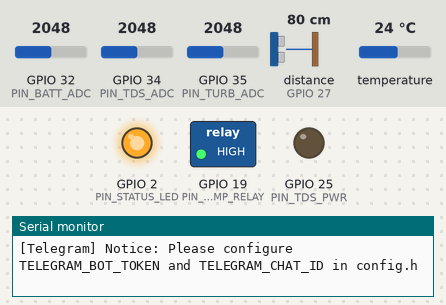
A sketch run on a simulated ESP32. Parts: switched loads named in the sketch (green lamp = pin HIGH), output pins drawn as LEDs (lit = HIGH), the last lines printed to the serial monitor. Wiring (inferred from the names in the program): ultrasonic range finder: trigger GPIO 26; echo GPIO 27. The test bench sets the inputs (shaded band); at power-on: distance to the obstacle (sensor on GPIO 27) 80 cm, GPIO 32 (PIN_BATT_ADC) = 2048, GPIO 34 (PIN_TDS_ADC) = 2048, GPIO 35 (PIN_TURB_ADC) = 2048, temperature 24 °C. The echo pulse lasts 58.3 µs per cm; WiFi joins after 1.5 s; servers stay silent unless stated; pins used as bus, display or sensor lines are not drawn.

Above: at 5.29 s.
5.3 s: distance to the obstacle (sensor on GPIO 27) set to 66 cm
At 8.7 s:
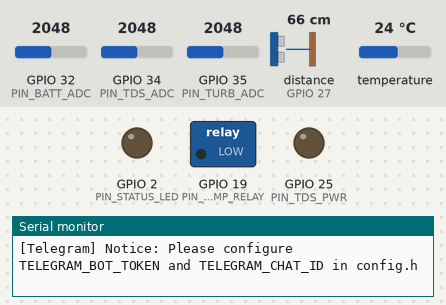
8.8 s: distance to the obstacle (sensor on GPIO 27) set to 120 cm
At 11.9 s:
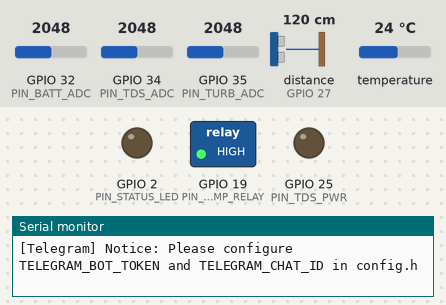
15.7 s: distance to the obstacle (sensor on GPIO 27) set to 35 cm
At 19.6 s:
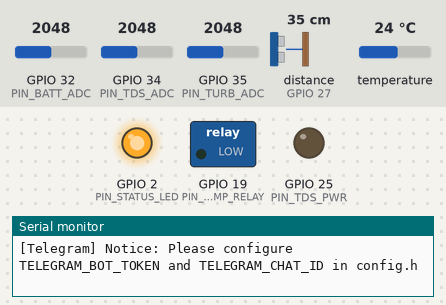
Timing chart, 0 to 27.5 s (numbered marks = the images above; inputs shaded):
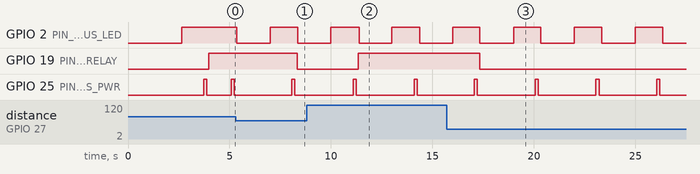

The sketch:

UnderGroundWaterManagement_Main.ino
```cpp
/*
 * ============================================================================
 * 💧 Underground Water Management: Autonomous Groundwater Depletion & Quality Predictor
 * InnovateX: The Future Habitats Challenge | Techfest, IIT Bombay
 *
 * Board: ESP32 DevKit (30/38 pin)
 * Core Architecture:
 *   1. Multi-Sensor Data Acquisition (Ultrasonic, TDS, Turbidity, DS18B20, Battery)
 *   2. Dual Temperature Compensation (Speed of Sound + TDS Conductivity)
 *   3. Outlier Rejection via Insertion-Sort Median Filters
 *   4. Edge Analytics: Least-Squares Drawdown Rate (cm/day) & Days-to-Dry
 *   5. Pump Dry-Run Protection: Automated Relay Interlock Cutoff
 *   6. Secure Telegram Bot Emergency Alerts (Direct HTTPS)
 *   7. Embedded Real-time Glassmorphism Web Dashboard (/ and /api/data)
 *   8. Arduino Serial Plotter Multi-Stream Output
 *   9. Deep Sleep Support for 100% Off-Grid Solar Autonomy
 * ============================================================================
 */

#include <Arduino.h>
#include <WiFi.h>
#include <WiFiClientSecure.h>
#include <WebServer.h>
#include <OneWire.h>
#include <DallasTemperature.h>

#include "config.h"
#include "web_dashboard.h"

// ----------------------------------------------------------------------------
// PERSISTENT RTC MEMORY (Preserved during Deep Sleep & Soft Resets)
// ----------------------------------------------------------------------------
#define MAX_HISTORY 48
RTC_DATA_ATTR float rtc_distHistory[MAX_HISTORY];
RTC_DATA_ATTR int   rtc_historyCount = 0;
RTC_DATA_ATTR uint32_t rtc_bootCount = 0;
RTC_DATA_ATTR unsigned long rtc_lastAlertDepletion = 0;
RTC_DATA_ATTR unsigned long rtc_lastAlertQuality   = 0;
RTC_DATA_ATTR unsigned long rtc_lastAlertBattery   = 0;

// ----------------------------------------------------------------------------
// GLOBAL OBJECTS & STATE
// ----------------------------------------------------------------------------
OneWire oneWire(PIN_DS18B20);
DallasTemperature tempSensor(&oneWire);
WebServer server(80);

struct SensorReadings {
  float waterTempC;
  float distanceCm;
  float waterColumnCm;
  float tdsPpm;
  float clarityPct;
  float batteryVolts;
  int   batteryPct;
  float depletionRateCmPerDay;
  float daysToDry;
  bool  pumpRelayOn;
  bool  isValidDistance;
};

SensorReadings g_readings;
bool g_manualPumpOverride = false;
unsigned long g_lastSampleTime = 0;

// ============================================================================
// HELPER: MEDIAN FILTER (Insertion Sort)
// ============================================================================
float calculateMedian(float arr[], int n) {
  float temp[32];
  if (n > 32) n = 32;
  for (int i = 0; i < n; i++) temp[i] = arr[i];

  for (int i = 1; i < n; i++) {
    float key = temp[i];
    int j = i - 1;
    while (j >= 0 && temp[j] > key) {
      temp[j + 1] = temp[j];
      j--;
    }
    temp[j + 1] = key;
  }
  return (n % 2 == 0) ? ((temp[n / 2 - 1] + temp[n / 2]) / 2.0f) : temp[n / 2];
}

// ============================================================================
// SENSOR ACQUISITION MODULES
// ============================================================================

// 1. DS18B20 Temperature Acquisition
float readWaterTemperature() {
  tempSensor.requestTemperatures();
  float t = tempSensor.getTempCByIndex(0);
  if (t == DEVICE_DISCONNECTED_C || t < -20.0f || t > 85.0f) {
    Serial.println(F("[DS18B20] Warning: Sensor disconnected or error. Falling back to 25.0°C."));
    return 25.0f;
  }
  return t;
}

// 2. JSN-SR04T Ultrasonic Level Measurement with Speed-of-Sound Compensation
float readUltrasonicDistance(float ambientTempC, bool &isValid) {
  // Speed of sound compensation formula (m/s -> cm/us)
  float speedOfSound = 331.3f + (0.606f * ambientTempC); // in m/s
  float speedCmPerUs = (speedOfSound * 100.0f) / 1000000.0f;

  float samples[7];
  int validCount = 0;

  for (int i = 0; i < 7; i++) {
    digitalWrite(PIN_TRIG, LOW);
    delayMicroseconds(4);
    digitalWrite(PIN_TRIG, HIGH);
    delayMicroseconds(12);
    digitalWrite(PIN_TRIG, LOW);

    // Timeout: 35ms (~600 cm round trip limit)
    unsigned long duration = pulseIn(PIN_ECHO, HIGH, 35000);
    if (duration > 0) {
      float dist = (duration * speedCmPerUs) / 2.0f;
      // Filter out blind zone (< 20 cm) and out-of-range (> 600 cm)
      if (dist >= 20.0f && dist <= 600.0f) {
        samples[validCount++] = dist;
      }
    }
    delay(40);
  }

  if (validCount >= 3) {
    isValid = true;
    return calculateMedian(samples, validCount);
  } else {
    isValid = false;
    Serial.println(F("[Ultrasonic] Warning: Insufficient valid echoes. Check probe alignment or blind zone!"));
    return (validCount > 0) ? samples[0] : 0.0f;
  }
}

// 3. Analog TDS Probe with GPIO Power Gating (Anti-Electrolysis)
float readTds(float waterTempC) {
  // Turn ON switched power rail to the TDS module
  digitalWrite(PIN_TDS_PWR, HIGH);
  delay(50); // Settling delay for analog frontend

  float samples[20];
  for (int i = 0; i < 20; i++) {
    samples[i] = (float)analogReadMilliVolts(PIN_TDS_ADC) / 1000.0f; // in Volts
    delay(5);
  }

  // Turn OFF power immediately to prevent galvanic copper corrosion
  digitalWrite(PIN_TDS_PWR, LOW);

  float rawVoltage = calculateMedian(samples, 20);

  // Temperature compensation (standard reference 25 °C, ~2% per °C)
  float compensationCoefficient = 1.0f + 0.02f * (waterTempC - 25.0f);
  float compensatedVoltage = rawVoltage / compensationCoefficient;

  // Standard Gravity TDS polynomial curve:
  float tdsPpm = (133.42f * pow(compensatedVoltage, 3)
                 - 255.86f * pow(compensatedVoltage, 2)
                 + 857.39f * compensatedVoltage) * 0.5f * TDS_CAL_FACTOR;

  if (tdsPpm < 0.0f) tdsPpm = 0.0f;
  return tdsPpm;
}

// 4. Analog Turbidity Sensor with Relative Clarity Calculation
float readClarityPercentage() {
  float samples[15];
  for (int i = 0; i < 15; i++) {
    samples[i] = (float)analogReadMilliVolts(PIN_TURB_ADC) / 1000.0f; // in Volts
    delay(4);
  }
  float pinVoltage = calculateMedian(samples, 15);

  // Reconstruct module output voltage through voltage divider
  float moduleVoltage = pinVoltage * TURBIDITY_DIVIDER_RATIO;

  // Clarity percentage relative to clean benchmark water
  float clarity = (moduleVoltage / TURBIDITY_CLEAN_VOLTAGE) * 100.0f;
  if (clarity > 100.0f) clarity = 100.0f;
  if (clarity < 0.0f)   clarity = 0.0f;

  return clarity;
}

// 5. Battery Voltage Sense via 100k/100k Divider
float readBatteryVoltage(int &batteryPercent) {
  float samples[15];
  for (int i = 0; i < 15; i++) {
    samples[i] = (float)analogReadMilliVolts(PIN_BATT_ADC) / 1000.0f;
    delay(3);
  }
  float pinVoltage = calculateMedian(samples, 15);
  float battVolts = pinVoltage * BATTERY_DIVIDER_RATIO;

  // Approximate Li-ion state of charge: 3.3V (0%) to 4.2V (100%)
  float pct = ((battVolts - 3.30f) / (4.20f - 3.30f)) * 100.0f;
  if (pct > 100.0f) pct = 100.0f;
  if (pct < 0.0f)   pct = 0.0f;
  batteryPercent = (int)pct;

  return battVolts;
}

// ============================================================================
// EDGE ANALYTICS: TREND & DAYS-TO-DRY PREDICTION
// ============================================================================
void pushDistanceReading(float dist) {
  if (rtc_historyCount < MAX_HISTORY) {
    rtc_distHistory[rtc_historyCount++] = dist;
  } else {
    // Shift left to maintain rolling window
    for (int i = 0; i < MAX_HISTORY - 1; i++) {
      rtc_distHistory[i] = rtc_distHistory[i + 1];
    }
    rtc_distHistory[MAX_HISTORY - 1] = dist;
  }
}

void computeDepletionAnalytics(float currentDist, float &rateCmPerDay, float &daysToDry) {
  if (rtc_historyCount < 2) {
    rateCmPerDay = 0.0f;
    daysToDry = 999.0f;
    return;
  }

  // Least Squares Linear Regression: y = a + b * x
  // In DEMO_MODE: readings are taken every few seconds. We scale the delta
  // so judges can observe instantaneous drawdown velocity when water is drained!
  float sumX = 0, sumY = 0, sumXY = 0, sumXX = 0;
  int n = rtc_historyCount;

  for (int i = 0; i < n; i++) {
    float x = (float)i;
    float y = rtc_distHistory[i];
    sumX += x;
    sumY += y;
    sumXY += x * y;
    sumXX += x * x;
  }

  float slope = (n * sumXY - sumX * sumY) / (n * sumXX - sumX * sumX + 0.0001f);

  if (DEMO_MODE) {
    // In demo mode: scale slope (cm/sample) to simulated cm/day
    rateCmPerDay = slope * 20.0f;
  } else {
    // In field mode: samples are 30 mins apart (48 samples = 1 day)
    rateCmPerDay = slope * 48.0f;
  }

  // If level is dropping (slope > 0, distance increasing)
  if (rateCmPerDay > 0.5f) {
    float remainingDistance = PUMP_INTAKE_DEPTH_CM - currentDist;
    if (remainingDistance > 0.0f) {
      daysToDry = remainingDistance / rateCmPerDay;
    } else {
      daysToDry = 0.0f; // Water already at or below pump intake!
    }
  } else {
    rateCmPerDay = 0.0f;
    daysToDry = 999.0f; // Stable or recharging
  }
}

// ============================================================================
// HARDWARE PUMP INTERLOCK (Automatic Dry-Run Cutoff)
// ============================================================================
void updatePumpRelayState(float distance, float waterColumn) {
  // If water level drops below pump intake or water column drops below safety reserve:
  bool emergencyCutoff = (distance >= PUMP_INTAKE_DEPTH_CM) || (waterColumn <= MIN_RESERVE_COLUMN_CM);

  if (emergencyCutoff || g_manualPumpOverride) {
    // Trip relay: Cut pump power (Active LOW relay -> set HIGH to disconnect)
    digitalWrite(PIN_PUMP_RELAY, HIGH);
    g_readings.pumpRelayOn = false;
  } else {
    // Safe to run pump
    digitalWrite(PIN_PUMP_RELAY, LOW);
    g_readings.pumpRelayOn = true;
  }
}

// ============================================================================
// SECURE TELEGRAM BOT NOTIFICATION DISPATCH (Direct HTTPS)
// ============================================================================
bool sendTelegramMessage(const String &message) {
  if (WiFi.status() != WL_CONNECTED) {
    Serial.println(F("[Telegram] Error: WiFi not connected. Cannot send alert."));
    return false;
  }

  if (String(TELEGRAM_BOT_TOKEN) == "YOUR_BOT_TOKEN_FROM_BOTFATHER" ||
      String(TELEGRAM_CHAT_ID) == "YOUR_NUMERIC_CHAT_ID") {
    Serial.println(F("[Telegram] Notice: Please configure TELEGRAM_BOT_TOKEN and TELEGRAM_CHAT_ID in config.h"));
    return false;
  }

  Serial.println(F("[Telegram] Connecting to Telegram API via TLS..."));
  WiFiClientSecure client;
  client.setInsecure(); // Bypass CA certificate verification for fast prototype handshake
  client.setTimeout(8000);

  if (!client.connect("api.telegram.org", 443)) {
    Serial.println(F("[Telegram] Connection failed to api.telegram.org:443"));
    return false;
  }

  // URL-encode message
  String encodedMsg = "";
  for (unsigned int i = 0; i < message.length(); i++) {
    char c = message[i];
    if (isalnum(c)) {
      encodedMsg += c;
    } else if (c == ' ') {
      encodedMsg += "%20";
    } else if (c == '\n') {
      encodedMsg += "%0A";
    } else {
      char buf[4];
      sprintf(buf, "%%%02X", (unsigned char)c);
      encodedMsg += buf;
    }
  }

  String url = "/bot" + String(TELEGRAM_BOT_TOKEN) + "/sendMessage?chat_id=" + String(TELEGRAM_CHAT_ID) + "&text=" + encodedMsg + "&parse_mode=Markdown";

  client.print(String("GET ") + url + " HTTP/1.1\r\n" +
               "Host: api.telegram.org\r\n" +
               "Connection: close\r\n\r\n");

  unsigned long startWait = millis();
  while (client.connected() && millis() - startWait < 4000) {
    while (client.available()) {
      String line = client.readStringUntil('\n');
      if (line.indexOf("\"ok\":true") > 0) {
        Serial.println(F("[Telegram] Alert delivered successfully!"));
        return true;
      }
    }
  }
  return true;
}

// ============================================================================
// ALERT EVALUATION & COOLDOWN LOGIC
// ============================================================================
void evaluateAlertTriggers(const SensorReadings &r) {
  unsigned long now = millis();

  // 1. Critical Water Depletion or Imminent Dry-Run
  if ((r.depletionRateCmPerDay >= THRESHOLD_DEPLETION_RATE || r.daysToDry <= THRESHOLD_CRITICAL_DAYS || r.distanceCm >= PUMP_INTAKE_DEPTH_CM) &&
      (now - rtc_lastAlertDepletion >= ALERT_COOLDOWN_MS || rtc_lastAlertDepletion == 0)) {

    String alert = "🚨 *UNDERGROUND WATER MANAGEMENT: EMERGENCY DEPLETION ALERT*\n";
    alert += "📍 *Site:* Community Well #1\n";
    alert += "📉 *Drawdown Rate:* " + String(r.depletionRateCmPerDay, 1) + " cm/day\n";
    alert += "⏳ *Estimated Days-to-Dry:* " + (r.daysToDry < 999 ? String(r.daysToDry, 0) + " days" : "Critical!") + "\n";
    alert += "🛑 *Action Taken:* Automated Pump Cutoff Interlock ENGAGED to prevent motor burn!\n";
    alert += "💡 *Recommendation:* Halt irrigation pumping immediately; initiate water rationing.";

    if (sendTelegramMessage(alert)) {
      rtc_lastAlertDepletion = now;
    }
  }

  // 2. Contamination / High Salinity / High Turbidity
  if ((r.tdsPpm >= THRESHOLD_MAX_TDS_PPM || r.clarityPct <= THRESHOLD_MIN_CLARITY_PCT) &&
      (now - rtc_lastAlertQuality >= ALERT_COOLDOWN_MS || rtc_lastAlertQuality == 0)) {

    String alert = "⚠️ *UNDERGROUND WATER MANAGEMENT: WATER QUALITY ALERT*\n";
    alert += "📍 *Site:* Community Well #1\n";
    alert += "🧪 *TDS:* " + String(r.tdsPpm, 0) + " ppm (BIS Limit: 500 ppm)\n";
    alert += "💎 *Relative Clarity:* " + String(r.clarityPct, 0) + "% (Threshold: 70%)\n";
    alert += "🛑 *Health Notice:* Water exceeds potable standards. UNFIT FOR DRINKING.\n";
    alert += "💡 *Recommendation:* Send samples for laboratory chemical testing (Fluoride/Arsenic/Nitrate).";

    if (sendTelegramMessage(alert)) {
      rtc_lastAlertQuality = now;
    }
  }

  // 3. Low Battery Warning
  if (r.batteryVolts <= THRESHOLD_LOW_BATTERY_V &&
      (now - rtc_lastAlertBattery >= ALERT_COOLDOWN_MS || rtc_lastAlertBattery == 0)) {

    String alert = "🔋 *UNDERGROUND WATER MANAGEMENT: NODE HEALTH ALERT*\n";
    alert += "⚡ *Battery Voltage:* " + String(r.batteryVolts, 2) + " V (" + String(r.batteryPct) + "%)\n";
    alert += "⚠️ *Status:* Low solar reserve. Node entering ultra-power-saving mode.\n";
    alert += "🔧 *Action:* Inspect solar panel angle or remove dust accumulation.";

    if (sendTelegramMessage(alert)) {
      rtc_lastAlertBattery = now;
    }
  }
}

// ============================================================================
// WEBSERVER ROUTE HANDLERS
// ============================================================================
void handleRoot() {
  server.send_P(200, "text/html", INDEX_HTML);
}

void handleApiData() {
  String json = "{";
  json += "\"distance\":" + String(g_readings.distanceCm, 1) + ",";
  json += "\"water_column\":" + String(g_readings.waterColumnCm, 1) + ",";
  json += "\"total_depth\":" + String(TOTAL_WELL_DEPTH_CM, 1) + ",";
  json += "\"pump_intake\":" + String(PUMP_INTAKE_DEPTH_CM, 1) + ",";
  json += "\"tds\":" + String(g_readings.tdsPpm, 0) + ",";
  json += "\"clarity\":" + String(g_readings.clarityPct, 0) + ",";
  json += "\"temp\":" + String(g_readings.waterTempC, 1) + ",";
  json += "\"battery\":" + String(g_readings.batteryVolts, 2) + ",";
  json += "\"batt_pct\":" + String(g_readings.batteryPct) + ",";
  json += "\"depletion_rate\":" + String(g_readings.depletionRateCmPerDay, 1) + ",";
  json += "\"days_to_dry\":" + String(g_readings.daysToDry, 1) + ",";
  json += "\"pump_relay_on\":" + String(g_readings.pumpRelayOn ? "true" : "false");
  json += "}";
  server.send(200, "application/json", json);
}

void handlePumpToggle() {
  g_manualPumpOverride = !g_manualPumpOverride;
  updatePumpRelayState(g_readings.distanceCm, g_readings.waterColumnCm);
  server.send(200, "text/plain", g_manualPumpOverride ? "PUMP_OVERRIDDEN_OFF" : "PUMP_AUTO_ENABLED");
}

void handleTestAlert() {
  String testMsg = "🚀 *Underground Water Management Demo Alert*\nLive Telegram test triggered from the Web Dashboard!\nAll edge prediction systems are operational.";
  bool ok = sendTelegramMessage(testMsg);
  server.send(200, "text/plain", ok ? "Alert Sent to Telegram!" : "Alert Failed. Check WiFi/Token.");
}

// ============================================================================
// MEASUREMENT CYCLE
// ============================================================================
void performFullMeasurementCycle() {
  digitalWrite(PIN_STATUS_LED, HIGH);

  // 1. Water Temperature
  g_readings.waterTempC = readWaterTemperature();

  // 2. Ultrasonic Level with Speed-of-Sound Compensation
  g_readings.distanceCm = readUltrasonicDistance(g_readings.waterTempC, g_readings.isValidDistance);

  // 3. Derived Water Column (Height of water above well floor)
  g_readings.waterColumnCm = TOTAL_WELL_DEPTH_CM - (g_readings.distanceCm + SENSOR_MOUNT_OFFSET_CM);
  if (g_readings.waterColumnCm < 0.0f) g_readings.waterColumnCm = 0.0f;

  // 4. TDS with Temperature Compensation
  g_readings.tdsPpm = readTds(g_readings.waterTempC);

  // 5. Turbidity Relative Clarity
  g_readings.clarityPct = readClarityPercentage();

  // 6. Battery Voltage
  g_readings.batteryVolts = readBatteryVoltage(g_readings.batteryPct);

  // 7. Update Rolling History & Depletion Analytics
  if (g_readings.isValidDistance) {
    pushDistanceReading(g_readings.distanceCm);
    computeDepletionAnalytics(g_readings.distanceCm, g_readings.depletionRateCmPerDay, g_readings.daysToDry);
  }

  // 8. Update Pump Interlock Relay
  updatePumpRelayState(g_readings.distanceCm, g_readings.waterColumnCm);

  // 9. Output to Serial Plotter & Monitor
  // Format formatted for Arduino Serial Plotter (Tools -> Serial Plotter)
  Serial.printf("Distance_cm:%.1f,Water_Column_cm:%.1f,TDS_ppm:%.1f,Clarity_pct:%.1f,Temp_C:%.1f,Depletion_Rate:%.1f\n",
                g_readings.distanceCm,
                g_readings.waterColumnCm,
                g_readings.tdsPpm,
                g_readings.clarityPct,
                g_readings.waterTempC,
                g_readings.depletionRateCmPerDay);

  // 10. Check Alert Thresholds
  evaluateAlertTriggers(g_readings);

  digitalWrite(PIN_STATUS_LED, LOW);
}

// ============================================================================
// ARDUINO SETUP
// ============================================================================
void setup() {
  Serial.begin(115200);
  delay(1000);
  rtc_bootCount++;

  Serial.println(F("\n======================================================="));
  Serial.println(F("💧 Underground Water Management - IoT Intelligence Node"));
  Serial.println(F("InnovateX: The Future Habitats Challenge | Techfest IIT Bombay"));
  Serial.printf("Boot Count: %u | Mode: %s\n", rtc_bootCount, DEMO_MODE ? "DEMO_BENCH_MODE" : "FIELD_DEEP_SLEEP");
  Serial.println(F("======================================================="));

  // Initialize GPIO Pins
  pinMode(PIN_STATUS_LED, OUTPUT);
  pinMode(PIN_PUMP_RELAY, OUTPUT);
  pinMode(PIN_TDS_PWR, OUTPUT);
  pinMode(PIN_TRIG, OUTPUT);
  pinMode(PIN_ECHO, INPUT);

  // Default pin states
  digitalWrite(PIN_STATUS_LED, LOW);
  digitalWrite(PIN_PUMP_RELAY, LOW); // Relay enabled initially
  digitalWrite(PIN_TDS_PWR, LOW);    // TDS powered off until read
  digitalWrite(PIN_TRIG, LOW);

  // ADC Attenuation for 3.3V range (11dB gives full 0 - 3.3V scale on ESP32)
  analogSetAttenuation(ADC_11db);

  // Initialize DS18B20 1-Wire
  tempSensor.begin();

  // Connect to WiFi
  Serial.printf("[WiFi] Connecting to %s...\n", WIFI_SSID);
  WiFi.mode(WIFI_STA);
  WiFi.begin(WIFI_SSID, WIFI_PASSWORD);

  unsigned long wifiStart = millis();
  while (WiFi.status() != WL_CONNECTED && millis() - wifiStart < 8000) {
    delay(400);
    Serial.print(".");
  }

  if (WiFi.status() == WL_CONNECTED) {
    Serial.println(F("\n[WiFi] Connected successfully!"));
    Serial.print(F("[WiFi] IP Address: http://"));
    Serial.println(WiFi.localIP());
  } else {
    Serial.println(F("\n[WiFi] Warning: Could not connect to AP. Starting Access Point mode..."));
    WiFi.mode(WIFI_AP);
    WiFi.softAP("WaterMonitor_AP", "water12345");
    Serial.print(F("[WiFi] Connect to 'WaterMonitor_AP' -> Open http://"));
    Serial.println(WiFi.softAPIP());
  }

  // Setup Web Server Routes
  server.on("/", handleRoot);
  server.on("/api/data", handleApiData);
  server.on("/api/pump_toggle", handlePumpToggle);
  server.on("/api/test_alert", handleTestAlert);
  server.begin();
  Serial.println(F("[WebServer] HTTP Server started. Web Dashboard is live!"));

  // Perform initial measurement
  performFullMeasurementCycle();

  // If in Field Deep Sleep Mode: do one cycle, then enter ultra-low power sleep
  if (!DEMO_MODE) {
    Serial.printf("[Power] Field Mode: Entering deep sleep for %d minutes...\n", FIELD_SLEEP_INTERVAL_MIN);
    esp_sleep_enable_timer_wakeup((uint64_t)FIELD_SLEEP_INTERVAL_MIN * 60ULL * 1000000ULL);
    esp_deep_sleep_start();
  }
}

// ============================================================================
// ARDUINO LOOP (Runs continuously in DEMO_BENCH_MODE)
// ============================================================================
void loop() {
  // Handle incoming HTTP requests from the Web Dashboard
  server.handleClient();

  // Periodic sensor sampling
  if (millis() - g_lastSampleTime >= (DEMO_SAMPLE_INTERVAL_SEC * 1000UL)) {
    g_lastSampleTime = millis();
    performFullMeasurementCycle();
  }
}
```

Source omitted: web_dashboard.h (18504 bytes), config.h (4856 bytes)

Measured:
- the behaviour switches between 70 and 69 cm on distance to the obstacle (sensor on GPIO 27) (found by bisection; images 0 and 1)
- after the input at 5.3 s, GPIO 19 (PIN_PUMP_RELAY): HIGH → LOW after 3.0 s
- after the input at 8.8 s, GPIO 19 (PIN_PUMP_RELAY): LOW → HIGH after 2.6 s
- after the input at 15.7 s, GPIO 19 (PIN_PUMP_RELAY): HIGH → LOW after 1.6 s
- by itself, GPIO 2 (PIN_STATUS_LED): alternates HIGH for 1.3 s and LOW for 1.7 s
- by itself, GPIO 25 (PIN_TDS_PWR): alternates HIGH for 0.15 s and LOW for 2.8 s
